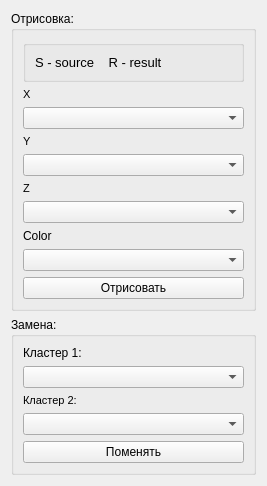
      <widget class="QWidget" name="tab_2">
       <attribute name="title">
        <string>График</string>
       </attribute>
       <layout class="QHBoxLayout" name="horizontalLayout">
        <item>
         <layout class="QGridLayout" name="layoutCanvasChart"/>
        </item>
        <item>
         <layout class="QVBoxLayout" name="verticalLayout_2">
          <item>
           <widget class="QGroupBox" name="groupBox_6">
            <property name="title">
             <string>Отрисовка:                                              </string>
            </property>
            <layout class="QVBoxLayout" name="verticalLayout_6">
             <item>
              <widget class="QGroupBox" name="groupBox_3">
               <property name="title">
                <string/>
               </property>
               <layout class="QGridLayout" name="gridLayout_4">
                <item row="0" column="0">
                 <widget class="QLabel" name="label_20">
                  <property name="font">
                   <font>
                    <pointsize>10</pointsize>
                    <weight>50</weight>
                    <bold>false</bold>
                   </font>
                  </property>
                  <property name="text">
                   <string>S - source    R - result</string>
                  </property>
                 </widget>
                </item>
               </layout>
              </widget>
             </item>
             <item>
              <widget class="QLabel" name="label_6">
               <property name="sizePolicy">
                <sizepolicy hsizetype="Fixed" vsizetype="Preferred">
                 <horstretch>0</horstretch>
                 <verstretch>0</verstretch>
                </sizepolicy>
               </property>
               <property name="font">
                <font>
                 <pointsize>8</pointsize>
                </font>
               </property>
               <property name="text">
                <string>X</string>
               </property>
              </widget>
             </item>
             <item>
              <widget class="QComboBox" name="cbX"/>
             </item>
             <item>
              <widget class="QLabel" name="label_7">
               <property name="sizePolicy">
                <sizepolicy hsizetype="Fixed" vsizetype="Preferred">
                 <horstretch>0</horstretch>
                 <verstretch>0</verstretch>
                </sizepolicy>
               </property>
               <property name="font">
                <font>
                 <pointsize>8</pointsize>
                </font>
               </property>
               <property name="text">
                <string>Y</string>
               </property>
              </widget>
             </item>
             <item>
              <widget class="QComboBox" name="cbY"/>
             </item>
             <item>
              <widget class="QLabel" name="label_8">
               <property name="sizePolicy">
                <sizepolicy hsizetype="Fixed" vsizetype="Preferred">
                 <horstretch>0</horstretch>
                 <verstretch>0</verstretch>
                </sizepolicy>
               </property>
               <property name="font">
                <font>
                 <pointsize>8</pointsize>
                </font>
               </property>
               <property name="text">
                <string>Z</string>
               </property>
              </widget>
             </item>
             <item>
              <widget class="QComboBox" name="cbZ"/>
             </item>
             <item>
              <widget class="QLabel" name="label_5">
               <property name="text">
                <string>Color</string>
               </property>
              </widget>
             </item>
             <item>
              <widget class="QComboBox" name="cbColor"/>
             </item>
             <item>
              <widget class="QPushButton" name="buttonDraw">
               <property name="text">
                <string>Отрисовать</string>
               </property>
              </widget>
             </item>
            </layout>
           </widget>
          </item>
          <item>
           <widget class="QGroupBox" name="groupBox_7">
            <property name="title">
             <string>Замена:</string>
            </property>
            <layout class="QVBoxLayout" name="verticalLayout_7">
             <item>
              <widget class="QLabel" name="label_19">
               <property name="text">
                <string>Кластер 1:</string>
               </property>
              </widget>
             </item>
             <item>
              <widget class="QComboBox" name="cbCluster1"/>
             </item>
             <item>
              <widget class="QLabel" name="label_18">
               <property name="sizePolicy">
                <sizepolicy hsizetype="Fixed" vsizetype="Preferred">
                 <horstretch>0</horstretch>
                 <verstretch>0</verstretch>
                </sizepolicy>
               </property>
               <property name="font">
                <font>
                 <pointsize>8</pointsize>
                </font>
               </property>
               <property name="text">
                <string>Кластер 2:</string>
               </property>
              </widget>
             </item>
             <item>
              <widget class="QComboBox" name="cbCluster2"/>
             </item>
             <item>
              <widget class="QPushButton" name="buttonSwap">
               <property name="text">
                <string>Поменять</string>
               </property>
              </widget>
             </item>
            </layout>
           </widget>
          </item>
         </layout>
        </item>
       </layout>
      </widget>
